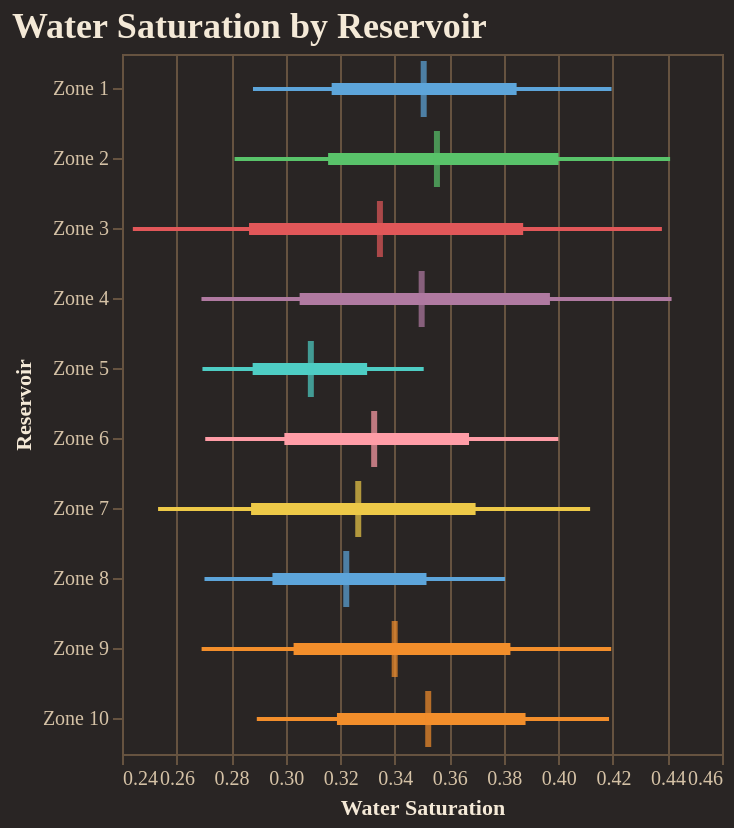

Notebook code for this chart:
### Code cell
fig = reporter.plotter.forest_plot(
    "Water Saturation", 
    backend=PLOTTING_BACKEND
)
fig.show()

### Figure 1 — Vega-Lite specification as saved in the notebook (floating-point values rounded to 4 significant figures)
{"config": {"background": "#292524", "view": {"fill": "#292524", "stroke": "#665340"}, "title": {"color": "#f4e9d7", "font": "Merriweather", "fontSize": 18, "fontWeight": 600, "subtitleColor": "#d5c2a6", "anchor": "start"}, "axis": {"domainColor": "#665340", "gridColor": "#665340", "tickColor": "#665340", "labelColor": "#d5c2a6", "titleColor": "#f4e9d7", "labelFont": "Merriweather", "titleFont": "Merriweather"}, "legend": {"titleColor": "#f4e9d7", "labelColor": "#d5c2a6", "labelFont": "Merriweather", "titleFont": "Merriweather", "orient": "top-right", "symbolType": "circle"}, "header": {"labelColor": "#d5c2a6", "titleColor": "#f4e9d7", "labelFont": "Merriweather", "titleFont": "Merriweather"}, "mark": {"color": "#c78d3b"}, "line": {"color": "#c78d3b"}, "bar": {"color": "#c78d3b"}, "point": {"color": "#ddb06d"}, "area": {"color": "#c78d3b", "opacity": 0.35}, "text": {"color": "#f4e9d7", "font": "Merriweather"}, "range": {"category": ["#5DA5DA", "#F28E2B", "#59C36A", "#E15759", "#B07AA1", "#4ECDC4", "#FF9DA7", "#EDC948"]}}, "layer": [{"mark": {"type": "rule", "strokeWidth": 2}, "encoding": {"color": {"field": "group", "legend": null, "type": "nominal"}, "x": {"field": "p10", "scale": {"zero": false}, "title": "Water Saturation", "type": "quantitative"}, "x2": {"field": "p90"}, "y": {"field": "group", "sort": ["Zone 1", "Zone 2", "Zone 3", "Zone 4", "Zone 5", "Zone 6", "Zone 7", "Zone 8", "Zone 9", "Zone 10"], "title": "Reservoir", "type": "nominal"}}}, {"mark": {"type": "rule", "strokeWidth": 6}, "encoding": {"color": {"field": "group", "legend": null, "type": "nominal"}, "x": {"field": "p25", "scale": {"zero": false}, "title": "Water Saturation", "type": "quantitative"}, "x2": {"field": "p75"}, "y": {"field": "group", "sort": ["Zone 1", "Zone 2", "Zone 3", "Zone 4", "Zone 5", "Zone 6", "Zone 7", "Zone 8", "Zone 9", "Zone 10"], "title": "Reservoir", "type": "nominal"}}}, {"mark": {"type": "tick", "color": "black", "size": 28, "thickness": 3}, "encoding": {"color": {"field": "group", "legend": null, "type": "nominal"}, "tooltip": [{"field": "group", "title": "Group", "type": "nominal"}, {"field": "p10", "title": "P10", "type": "quantitative"}, {"field": "p25", "title": "P25", "type": "quantitative"}, {"field": "median", "title": "Median", "type": "quantitative"}, {"field": "p75", "title": "P75", "type": "quantitative"}, {"field": "p90", "title": "P90", "type": "quantitative"}], "x": {"field": "median", "scale": {"zero": false}, "title": "Water Saturation", "type": "quantitative"}, "y": {"field": "group", "sort": ["Zone 1", "Zone 2", "Zone 3", "Zone 4", "Zone 5", "Zone 6", "Zone 7", "Zone 8", "Zone 9", "Zone 10"], "title": "Reservoir", "type": "nominal"}}}], "data": {"name": "data-8154b6c3f3ec37d5f5337df6effc0ee2"}, "height": 350, "title": "Water Saturation by Reservoir", "width": "container", "$schema": "https://vega.github.io/schema/vega-lite/v5.20.1.json", "datasets": {"data-8154b6c3f3ec37d5f5337df6effc0ee2": [{"group": "Zone 1", "p10": 0.288, "p25": 0.3169, "median": 0.3506, "p75": 0.3847, "p90": 0.4195}, {"group": "Zone 2", "p10": 0.2813, "p25": 0.3156, "median": 0.3555, "p75": 0.4001, "p90": 0.441}, {"group": "Zone 3", "p10": 0.244, "p25": 0.2866, "median": 0.3346, "p75": 0.3871, "p90": 0.438}, {"group": "Zone 4", "p10": 0.2691, "p25": 0.3051, "median": 0.3499, "p75": 0.3969, "p90": 0.4415}, {"group": "Zone 5", "p10": 0.2695, "p25": 0.2879, "median": 0.3092, "p75": 0.3299, "p90": 0.3506}, {"group": "Zone 6", "p10": 0.2705, "p25": 0.2995, "median": 0.3325, "p75": 0.3672, "p90": 0.4}, {"group": "Zone 7", "p10": 0.2532, "p25": 0.2873, "median": 0.3266, "p75": 0.3697, "p90": 0.4116}, {"group": "Zone 8", "p10": 0.2703, "p25": 0.2952, "median": 0.3222, "p75": 0.3516, "p90": 0.3805}, {"group": "Zone 9", "p10": 0.2692, "p25": 0.3029, "median": 0.34, "p75": 0.3824, "p90": 0.4194}, {"group": "Zone 10", "p10": 0.2894, "p25": 0.3188, "median": 0.3523, "p75": 0.388, "p90": 0.4186}]}}
